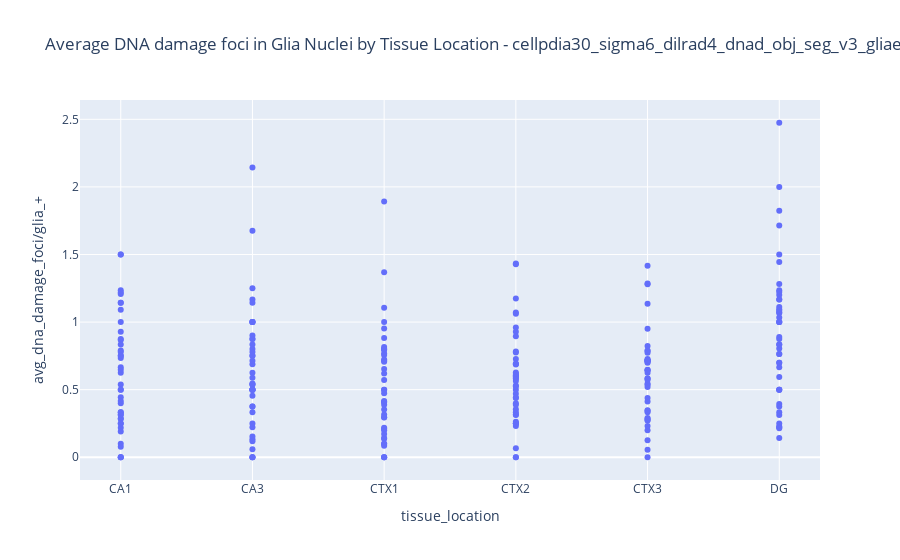

Source (notebook cell):
### Code cell
# Create the plot
fig = px.scatter(df, x='tissue_location', y='avg_dna_damage_foci/glia_+',
                 hover_data=['staining_id'], title=f"Average DNA damage foci in Glia Nuclei by Tissue Location - {title}")

# Show the plot
fig.show()

### Figure 1 — Plotly figure (JSON) as saved in the notebook; plotly's stock layout.template omitted (floating-point values rounded to 4 significant figures; data arrays with more than 128 entries replaced by an {"elided": "..."} marker saying what was removed)
{"data": [{"customdata": {"elided": "252x1 int values"}, "hovertemplate": "tissue_location=%{x}<br>avg_dna_damage_foci/glia_+=%{y}<br>staining_id=%{customdata[0]}<extra></extra>", "legendgroup": "", "marker": {"color": "#636efa", "symbol": "circle"}, "mode": "markers", "name": "", "orientation": "v", "showlegend": false, "type": "scatter", "x": {"elided": "252 str values"}, "xaxis": "x", "y": {"elided": "252 float values"}, "yaxis": "y"}], "layout": {"legend": {"tracegroupgap": 0}, "title": {"text": "Average DNA damage foci in Glia Nuclei by Tissue Location - cellpdia30_sigma6_dilrad4_dnad_obj_seg_v3_gliaero6_glia_sem_seg_v1"}, "xaxis": {"anchor": "y", "domain": [0, 1], "title": {"text": "tissue_location"}}, "yaxis": {"anchor": "x", "domain": [0, 1], "title": {"text": "avg_dna_damage_foci/glia_+"}}}}
